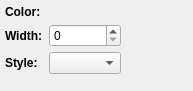
<?xml version="1.0" encoding="UTF-8"?>
<ui version="4.0">
 <class>Form</class>
 <widget class="QWidget" name="Form">
  <property name="geometry">
   <rect>
    <x>0</x>
    <y>0</y>
    <width>193</width>
    <height>91</height>
   </rect>
  </property>
  <property name="windowTitle">
   <string>Form</string>
  </property>
  <layout class="QGridLayout" name="gridLayout">
   <property name="verticalSpacing">
    <number>5</number>
   </property>
   <property name="margin">
    <number>5</number>
   </property>
   <item row="2" column="1">
    <widget class="QComboBox" name="combosel_linestyle"/>
   </item>
   <item row="1" column="0">
    <widget class="QLabel" name="label_2">
     <property name="font">
      <font>
       <weight>75</weight>
       <bold>true</bold>
      </font>
     </property>
     <property name="text">
      <string>Width:</string>
     </property>
    </widget>
   </item>
   <item row="0" column="0">
    <widget class="QLabel" name="label">
     <property name="font">
      <font>
       <weight>75</weight>
       <bold>true</bold>
      </font>
     </property>
     <property name="text">
      <string>Color:</string>
     </property>
    </widget>
   </item>
   <item row="1" column="1">
    <widget class="QSpinBox" name="value_linewidth"/>
   </item>
   <item row="0" column="1">
    <widget class="QColorBox" name="color_color">
     <property name="sizePolicy">
      <sizepolicy hsizetype="Preferred" vsizetype="Minimum">
       <horstretch>0</horstretch>
       <verstretch>0</verstretch>
      </sizepolicy>
     </property>
     <property name="text">
      <string/>
     </property>
    </widget>
   </item>
   <item row="3" column="0">
    <spacer name="verticalSpacer">
     <property name="orientation">
      <enum>Qt::Vertical</enum>
     </property>
     <property name="sizeHint" stdset="0">
      <size>
       <width>20</width>
       <height>40</height>
      </size>
     </property>
    </spacer>
   </item>
   <item row="2" column="0">
    <widget class="QLabel" name="label_3">
     <property name="font">
      <font>
       <weight>75</weight>
       <bold>true</bold>
      </font>
     </property>
     <property name="text">
      <string>Style:</string>
     </property>
    </widget>
   </item>
   <item row="2" column="2">
    <spacer name="horizontalSpacer">
     <property name="orientation">
      <enum>Qt::Horizontal</enum>
     </property>
     <property name="sizeHint" stdset="0">
      <size>
       <width>40</width>
       <height>20</height>
      </size>
     </property>
    </spacer>
   </item>
  </layout>
 </widget>
 <customwidgets>
  <customwidget>
   <class>QColorBox</class>
   <extends>QLabel</extends>
   <header>glue.utils.qt.colors</header>
  </customwidget>
 </customwidgets>
 <resources/>
 <connections/>
</ui>
